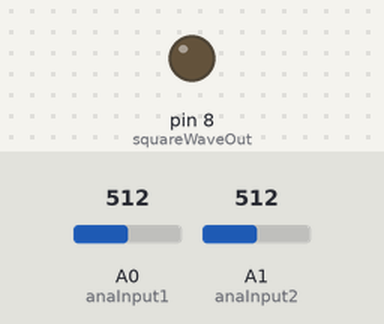
Simulated run of this sketch. Board: Arduino Uno, built with avr-gcc and run on an emulated ATmega328P. Parts: output pins drawn as LEDs (lit = HIGH). Dashed ring = blinking. The inputs (shaded band) are chosen by the test bench; at power-on: A0 (anaInput1) = 512, A1 (anaInput2) = 512. What the sketch prints to the serial monitor is not drawn.

Above: at 0.7 s.
At 1.8 s:
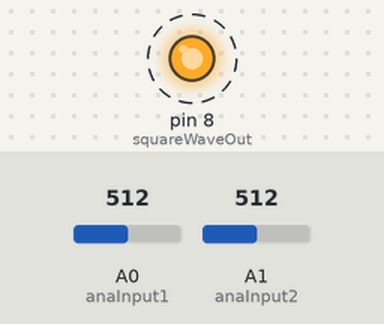
Timing chart, 0 to 3.5 s (numbered marks = the images above):
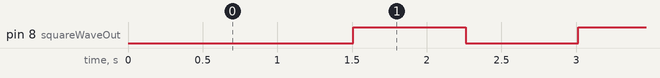

The sketch:

Zscope307L7.ino
```cpp
/* Zscope307  a very very simple oscilloscope program to
 *  acquire and display time varying signals with an
 *  Arduino and computer.
 *  Samples an analog pin and also outputs a sqaure wave at an
 *  integer fraction of the sample rate.
 *  Run this with the serial plotter or monitor to collect your
 *  data.
 *
 *  Aleks Zosuls Boston University 2020
 */

bool outState = true; //the state of the digital square wave pin
float DCOffsetNull1 = 0; //tune this to subtract your rail splitter voltage
float DCOffsetNull2 = 2.4; //tune this to subtract your rail splitter voltage
float gain1 = 1;  //software gain, useful for calibration
float gain2 = 2;  //software gain, useful for calibration
int z = 0;  //square wave iterator
int samplePeriodms = 2; //time delay between samples in milliseconds. Note this method
//is not very accurate. Use interrupts for legit sample timing
int squareWaveOut = 8;  // pin that outputs a square wave
int squareHalfCycSamples = 250; //number of analog samples betwen
//square wave transistions
int anaInput1 = 0;  //the analog pin that is the scope input
int anaInput2 = 1;
int ch1Binary;
int ch2Binary;
void setup() {
  // put your setup code here, to run once:
  Serial.begin(57600);
  pinMode(squareWaveOut,OUTPUT);
  Serial.println("ch1, ch2");

}

void loop() {

delay(samplePeriodms); //sample time delay. not very accurate at single
//digit delays

//This is the square wave generator
++z;  //iterate each loop for square transition delay
if(z == squareHalfCycSamples){  //when we reach the max then change state
   outState = !outState; //toggle the state of the variable
  z = 0;    //reset half cycle counter
  digitalWrite(squareWaveOut,outState);

  }
// this line reads the ADC
ch1Binary = analogRead(anaInput1);
ch2Binary = analogRead(anaInput2);
// and calibrates to volts and prints to the serial port
Serial.print(gain1*(ch1Binary*0.00488)-DCOffsetNull1);
Serial.print(",");
Serial.println(gain2*(ch2Binary*0.00488)-DCOffsetNull2);
}
```

Measured:
- by itself, pin 8 (squareWaveOut): alternates HIGH for 0.75 s and LOW for 0.75 s
